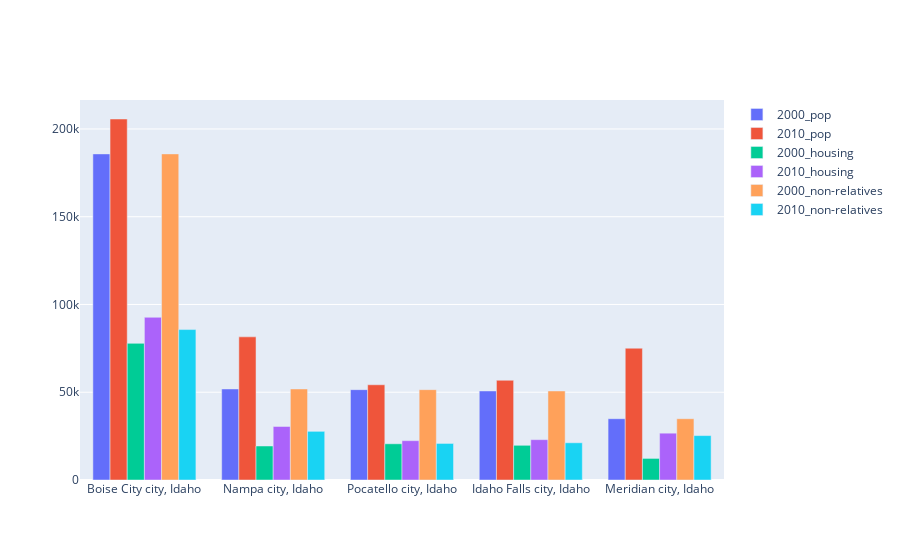

The cell this chart's notebook holds for it:
### Code cell
fig = go.Figure(data=[
    go.Bar(name='2000_pop', x=id_join['City_Name'], y=id_join['Total_Population_2000']),
    go.Bar(name='2010_pop', x=id_join['City_Name'], y=id_join['Total_Population_2010']),
    go.Bar(name='2000_housing', x=id_join['City_Name'], y=id_join['Total_Housing_2000']),
    go.Bar(name='2010_housing', x=id_join['City_Name'], y=id_join['Total_Housing_2010']),
    go.Bar(name='2000_non-relatives', x=id_join['City_Name'], y=id_join['Presence_of_Non-Relatives_2000']),
    go.Bar(name='2010_non-relatives', x=id_join['City_Name'], y=id_join['Presence_of_Non-Relatives_2010']),
])
fig.update_layout(barmode='group')
fig.show()

### Figure 1 — Plotly figure (JSON) as saved in the notebook; plotly's stock layout.template omitted (floating-point values rounded to 4 significant figures)
{"data": [{"name": "2000_pop", "type": "bar", "x": ["Boise City city, Idaho", "Nampa city, Idaho", "Pocatello city, Idaho", "Idaho Falls city, Idaho", "Meridian city, Idaho"], "y": [185787, 51867, 51466, 50730, 34919]}, {"name": "2010_pop", "type": "bar", "x": ["Boise City city, Idaho", "Nampa city, Idaho", "Pocatello city, Idaho", "Idaho Falls city, Idaho", "Meridian city, Idaho"], "y": [205671, 81557, 54255, 56813, 75092]}, {"name": "2000_housing", "type": "bar", "x": ["Boise City city, Idaho", "Nampa city, Idaho", "Pocatello city, Idaho", "Idaho Falls city, Idaho", "Meridian city, Idaho"], "y": ["77850", "19379", "20627", "19771", "12293"]}, {"name": "2010_housing", "type": "bar", "x": ["Boise City city, Idaho", "Nampa city, Idaho", "Pocatello city, Idaho", "Idaho Falls city, Idaho", "Meridian city, Idaho"], "y": [92700, 30507, 22404, 22977, 26674]}, {"name": "2000_non-relatives", "type": "bar", "x": ["Boise City city, Idaho", "Nampa city, Idaho", "Pocatello city, Idaho", "Idaho Falls city, Idaho", "Meridian city, Idaho"], "y": ["185787", "51867", "51466", "50730", "34919"]}, {"name": "2010_non-relatives", "type": "bar", "x": ["Boise City city, Idaho", "Nampa city, Idaho", "Pocatello city, Idaho", "Idaho Falls city, Idaho", "Meridian city, Idaho"], "y": [85704, 27729, 20832, 21203, 25302]}], "layout": {"barmode": "group"}}
